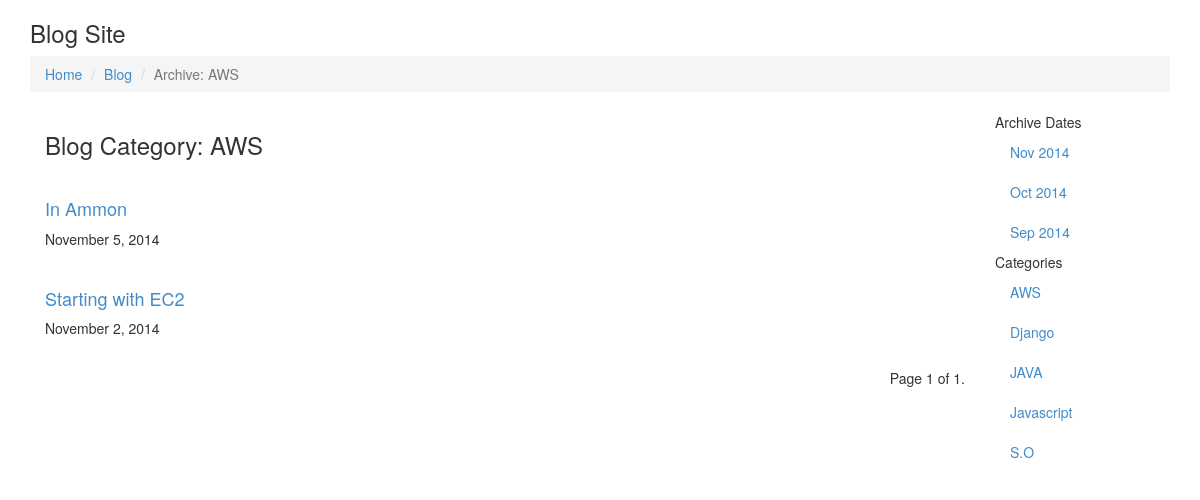
The app's page /blog/archive/aws/ with its own data.
### blog/models.py (models this page shows, shortened)
class Category(models.Model) :
    title = models.CharField(max_length = 255)
    slug = models.SlugField(
        verbose_name = 'Slug',
        help_text = 'Uri identifier.',
        max_length = 255,
        unique = True
    )
    class Meta:
        app_label = 'blog'
        verbose_name = "Category"
        verbose_name_plural = "Categories"
        ordering = ['title',]

class Article(models.Model) :
    title = models.CharField(max_length = 255)
    slug = models.SlugField(
        verbose_name = 'Slug',
        help_text = 'Uri identifier.',
        max_length = 255,
        unique = True
    )
    content_markdown = models.TextField(
        verbose_name = 'Content (Markdown)',
    )
    content_markup = models.TextField(
        verbose_name = 'Content (Markup)',
    )
    categories = models.ManyToManyField(
        Category,
        verbose_name = 'Categories',
        null = True,
        blank = True
    )
    date_publish = models.DateTimeField(
        verbose_name = 'Publish Date',
    )
    class Meta:
        app_label = 'blog'
        verbose_name = 'Article'
        verbose_name_plural = 'Articles'
        ordering = ['-date_publish']

### blog/views.py (the view)
# urls.py: url(r'^archive/(?P<slug>[-\w]+)/$', views.category_archive, name='blog-category-archive'),
def category_archive(request, slug):
    archive_dates = Article.objects.datetimes('date_publish','month', order='DESC')
    categories = Category.objects.all()
    category = get_object_or_404(Category, slug=slug)
    page = request.GET.get('page')
    article_queryset = Article.objects.filter(categories=category)
    paginator = Paginator(article_queryset, 5)
    try:
        articles = paginator.page(page)
    except PageNotAnInteger:
        articles = paginator.page(1)
    except EmptyPage:
        articles = paginator.page(paginator.num_pages)
    return render(
        request,
        "blog/article/category_archive.html",
        {
            "articles" : articles,
            "archive_dates" : archive_dates,
            "categories" : categories,
            "category" : category
        }
    )

### blog/templates/blog/article/category_archive.html (shortened to what this page needs)
{% extends "blog/base.html" %}
{% block breadcrumb %}
<ul class="breadcrumb">
  <li><a href="/">Home</a></li>
  <li><a href="{% url 'blog:blog-article-index' %}">Blog</a></li>
  <li class="active">Archive: {{ category.title }}</li>
</ul>
{% endblock %}
{% block content %}
<div>
    <div class="col-md-10">
        <h3>Blog Category: {{ category.title }}</h3>
        {% for item in articles %}
        <br>
        <article class="news-item">
            <h4 class="title"><a href="{% url 'blog:blog-article-single' slug=item.slug %}">{{ item.title }}</a></h4>
            <div class="meta">{{ item.date_publish|date:"F j, Y" }}</div>
        </article>
        {% endfor %}
        <div class="pagination pull-right">
            <span class="step-links">
                <span class="current">
                    Page {{ articles.number }} of {{ articles.paginator.num_pages }}.
                </span>
            </span>
        </div>
    </div>
    <div class="col-md-2">
        <ul class="nav nav-list">
        {% if archive_dates|length > 0%}
            <li class="nav-header">Archive Dates</li>
            {% for date in archive_dates %}
            <li{% if date.month == start.month and date.year == start.year %} class="active"{% endif %}><a href="{% url 'blog:blog-date-archive' month=date|date:'m' year=date|date:'Y' %}">{{ date|date:"M Y" }}</a></li>
            {% endfor %}
            <li class="nav-header">Categories</li>
            {% for tmp in categories %}
            <li{% if category.slug == tmp.slug %} class="active"{% endif %}><a href="{% url 'blog:blog-category-archive' slug=tmp.slug %}">{{ tmp.title }}</a></li>
            {% endfor %}
        {% endif %}
        </ul>
    </div>
</div>
{% endblock %}

### records on screen
Category: title "AWS"
Article: title "In Ammon", date_publish "November 5, 2014"
Article: title "Starting with EC2", date_publish "November 2, 2014"
Category: title "Django"
Category: title "JAVA"
Category: title "Javascript"
Category: title "S.O"

### other values on screen
{{ articles.number }} "1"
{{ articles.paginator.num_pages }} "1"
{{ date|date:"M Y" }} "Nov 2014" "Oct 2014" "Sep 2014"
